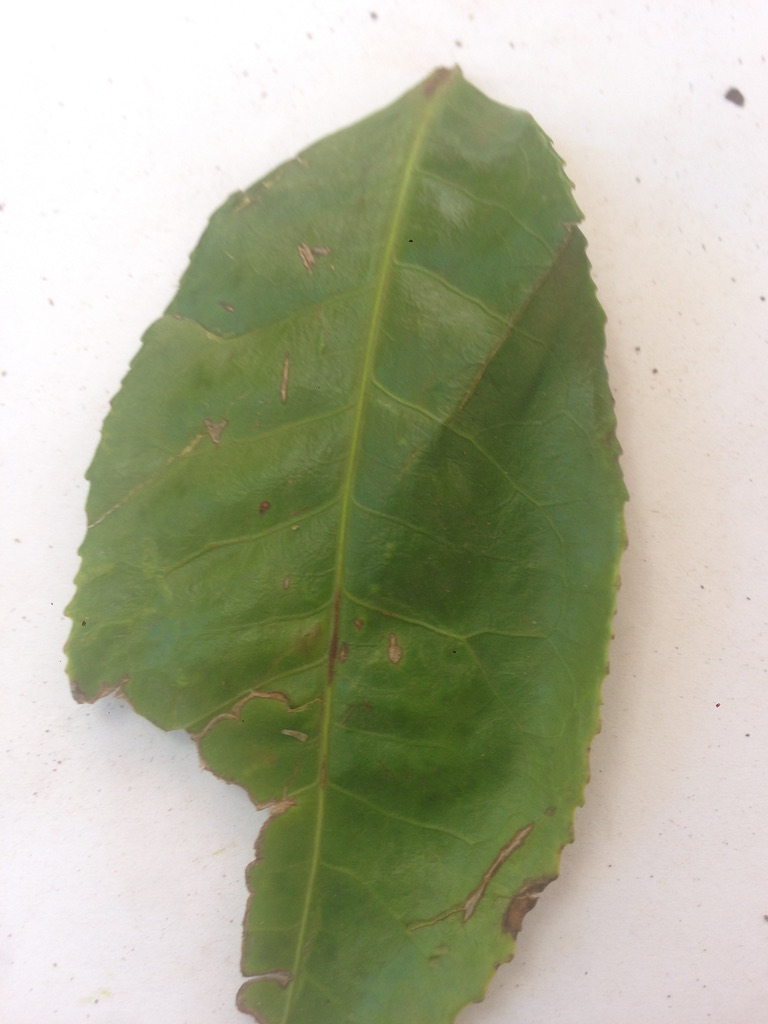
#> input picture test.jpg, 768 x 1024 px, found by its file name
$ jupyter execute 'feature extraction.ipynb'   (shell and % lines are left out)
#> lines starting #> are read from the running program, lines starting #| are printed output that depends on the picture
[cell 1]
from skimage.filters import prewitt_h,prewitt_v
from skimage import color, measure
from skimage.io import imread, imshow
from skimage.feature import hog
import matplotlib.pyplot as plt
import numpy as np

[cell 2]
import os
os.getcwd()

[cell 3]
os.chdir('C:\\Users\\phani\\OneDrive\\Desktop')

[cell 4]
import pandas as pd
import numpy as np
import matplotlib.pyplot as plt
from skimage.io import imread, imshow

image = imread('test.jpg', as_gray=True)
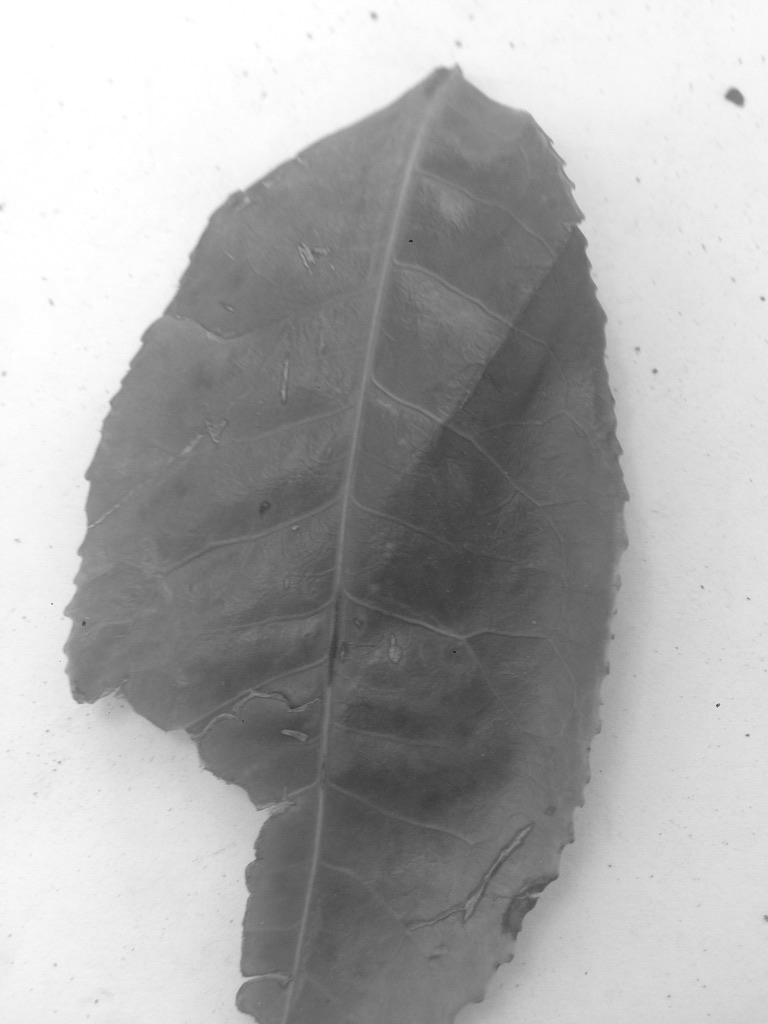
#> image: shape (1024, 768) float64; min 0.133, max 1, mean 0.674
imshow(image)

[cell 5]
image = imread('test.JPG', as_gray=False)
#> image: shape (1024, 768, 3)
imshow(image)

[cell 6]
image.shape, image

[cell 7]
import numpy as np
from skimage.io import imread
import matplotlib.pyplot as plt

# Load an images
image = imread('test.jpg')
print("Image shape:", image.shape)
#| Image shape: (1024, 768, 3)

# Initialize the feature matrix with the same height and width as the image
feature_matrix = np.zeros((image.shape[0], image.shape[1]))
print("Feature matrix shape:", feature_matrix.shape)
#| Feature matrix shape: (1024, 768)

# Calculate the mean pixel value of the channels for each pixel
for i in range(image.shape[0]):
    for j in range(image.shape[1]):
        feature_matrix[i, j] = np.mean(image[i, j, :])

# Display the original image and the feature matrix
plt.figure(figsize=(12, 6))
plt.subplot(1, 2, 1)
plt.title('Original Image')
plt.imshow(image)
plt.subplot(1, 2, 2)
plt.title('Mean Pixel Value Feature Matrix')
plt.imshow(feature_matrix, cmap='gray')
plt.show()
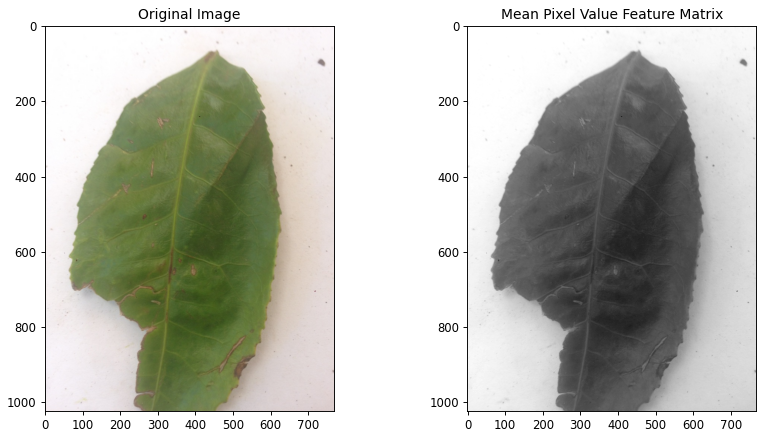
#> figure drawn by matplotlib, 2 panels

[cell 8]
# Method #3: Extracting Edge Features
#importing the required libraries
import numpy as np
from skimage.io import imread, imshow
from skimage.filters import prewitt_h,prewitt_v
import matplotlib.pyplot as plt

#reading the image
image = imread('test.jpg',as_gray=True)

#calculating horizontal edges using prewitt kernel
edges_prewitt_horizontal = prewitt_h(image)
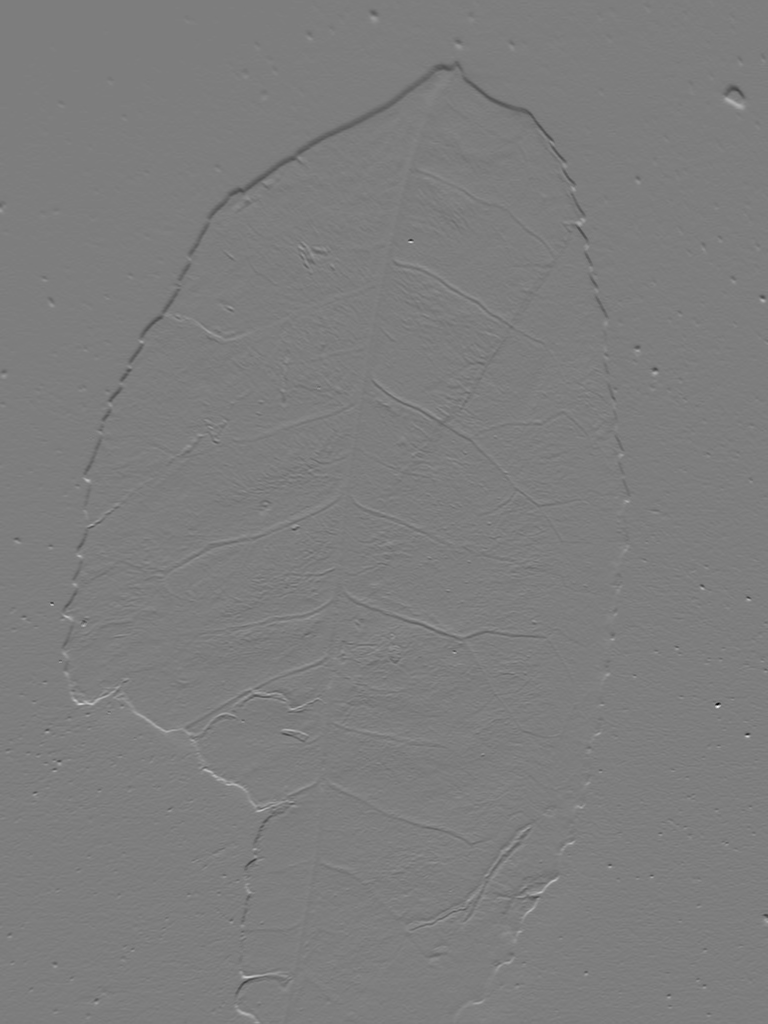
#> edges_prewitt_horizontal: shape (1024, 768) float64; min -0.443, max 0.454, mean -0.000486; drawn with min black and max white
#calculating vertical edges using prewitt kernel
edges_prewitt_vertical = prewitt_v(image)
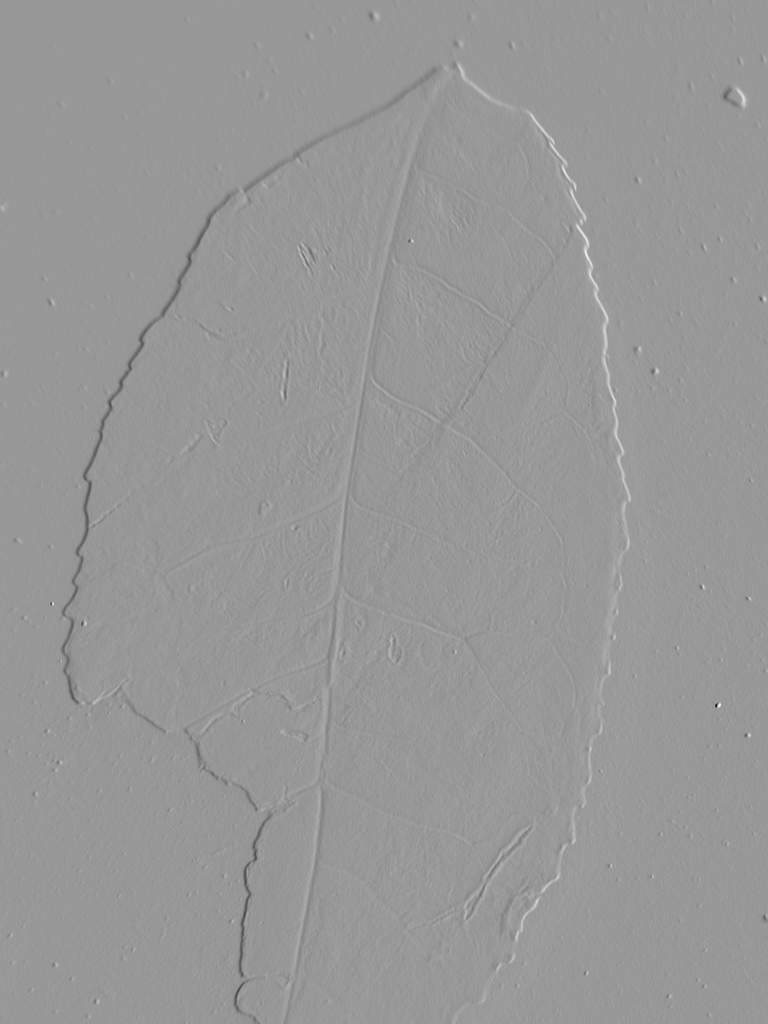
#> edges_prewitt_vertical: shape (1024, 768) float64; min -0.508, max 0.343, mean -0.000206; drawn with min black and max white

imshow(edges_prewitt_vertical, cmap='gray')

[cell 9]
import cv2
import numpy as np
import matplotlib.pyplot as plt
from skimage import exposure, feature

[cell 10]
## 1. Image Preprocessing

### 1.1 Grayscale Conversion
# Converting an image to grayscale is often the first step in preprocessing. This reduces the complexity by eliminating color information, leaving just intensity.

# ```python
# Load an image
image = cv2.imread('test.jpg')
#> image is the input picture: shape (1024, 768, 3); mean B, G, R 148.7, 174.5, 170.9

# Convert to grayscale
gray_image = cv2.cvtColor(image, cv2.COLOR_BGR2GRAY)

# Display the original and grayscale images
plt.figure(figsize=(10, 5))
plt.subplot(1, 2, 1)
plt.title('Original Image')
plt.imshow(cv2.cvtColor(image, cv2.COLOR_BGR2RGB))
plt.subplot(1, 2, 2)
plt.title('Grayscale Image')
plt.imshow(gray_image, cmap='gray')
plt.show()

[cell 11]
## 2. Feature Extraction

### 2.1 SIFT (Scale-Invariant Feature Transform)
# SIFT is used to detect and describe local features in images.

# ```python
# Create SIFT detector
sift = cv2.SIFT_create()

# Detect and compute SIFT features
keypoints, descriptors = sift.detectAndCompute(gray_image, None)
#> keypoints = 248 keypoints; strongest (x, y, size): (717, 705, 2.1), (372, 520, 336.2), (735, 96, 11.2), (747, 735, 2)

# Draw keypoints on the image
sift_image = cv2.drawKeypoints(gray_image, keypoints, None)

# Display the image with keypoints
plt.figure(figsize=(10, 5))
plt.title('SIFT Features')
plt.imshow(sift_image, cmap='gray')
plt.show()

[cell 12]
### 2.2 HOG (Histogram of Oriented Gradients)
# HOG is used for object detection by counting occurrences of gradient orientation in localized portions of an image.

# ```python
# Compute HOG features
hog_features, hog_image = feature.hog(gray_image, visualize=True)
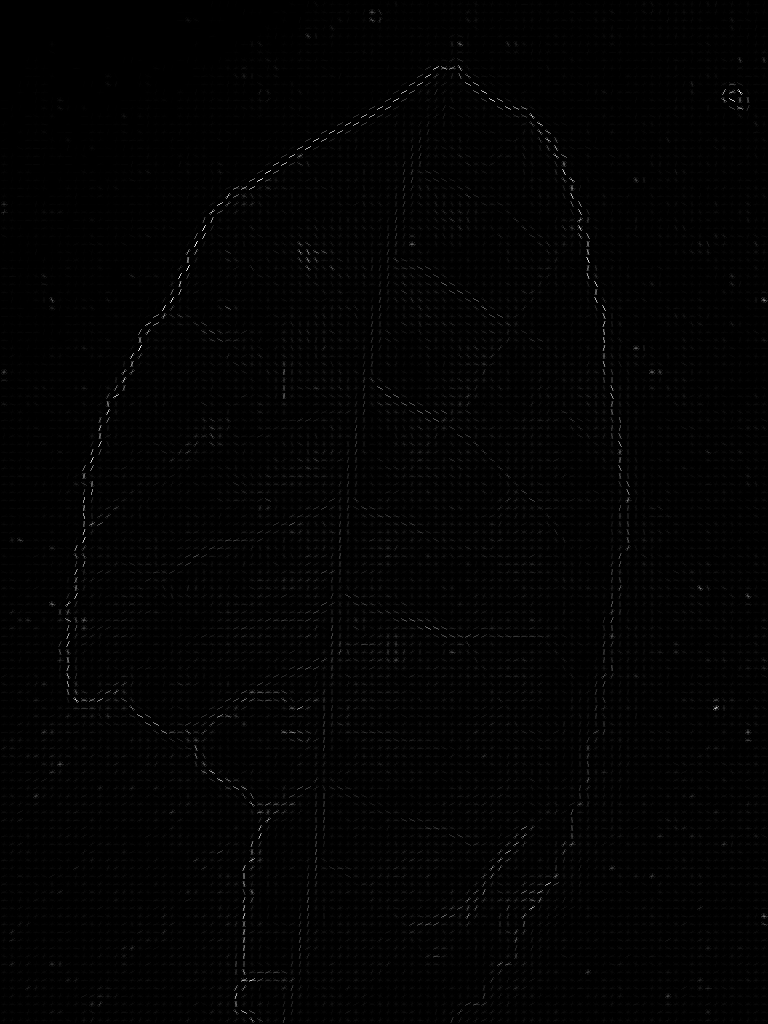
#> hog_image: shape (1024, 768) float64; min 0, max 31, mean 0.3; drawn with min black and max white

# Display the HOG image
plt.figure(figsize=(10, 5))
plt.title('HOG Features')
plt.imshow(hog_image, cmap='gray')
plt.show()
